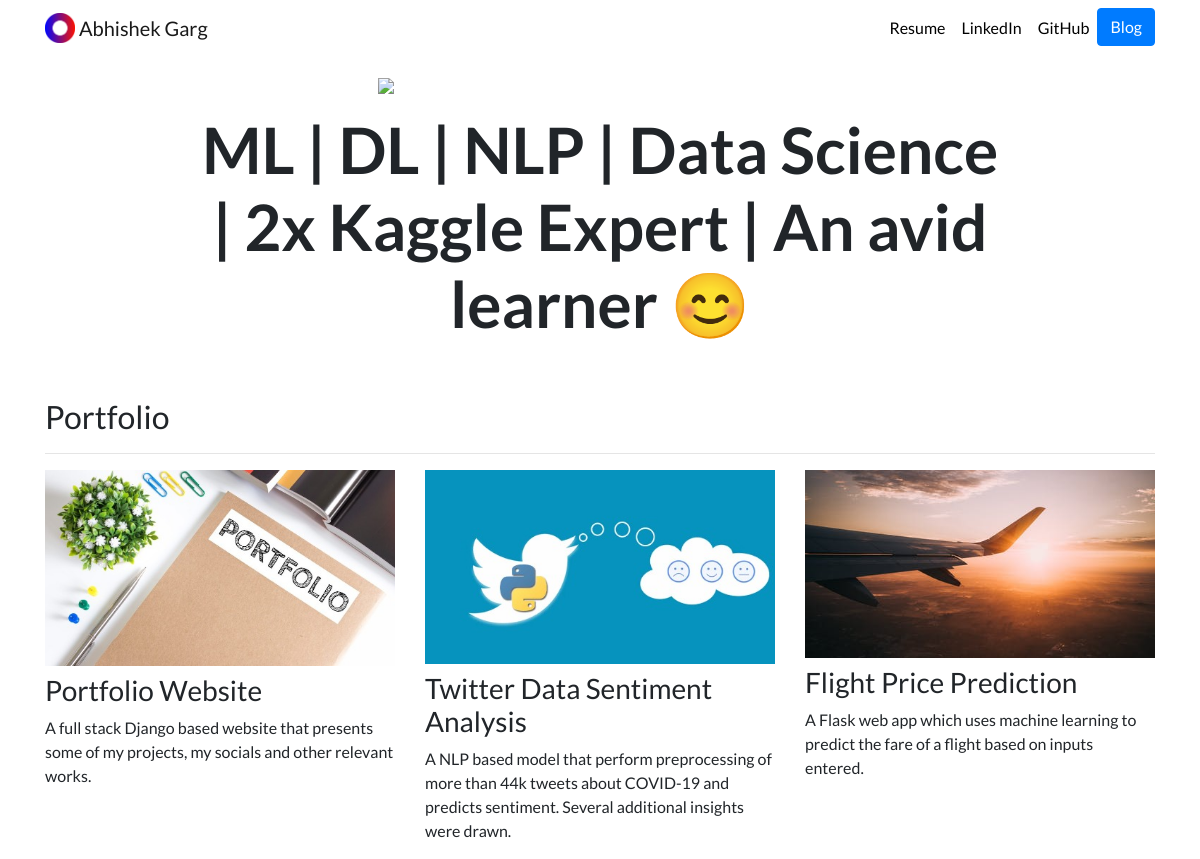
The page / on the database its author committed.
### portfolio/models.py (models this page shows, shortened)
class Project(models.Model):
    title = models.CharField(max_length=100)
    description = models.CharField(max_length=250)
    image = models.ImageField(upload_to='portfolio/images/')
    url = models.URLField(blank=True)

### portfolio/views.py (the view)
# urls.py: 2. Add a URL to urlpatterns:  path('', views.home, name='home')
def home(request):
    projects = Project.objects.all()
    return render(request,'portfolio/home.html',{'projects' : projects})

### portfolio/templates/portfolio/home.html
{% extends "portfolio/base.html" %}
{% load static %}
{% block content %}
<div class="row justify-content-center my-3">
  <div class="col-5">
    <img src="{% static 'portfolio/abhi.JPG' %}" class="img-fluid">
  </div>
</div>
<div class="row justify-content-center mb-3">
  <div class="col-md-9 text-center">
    <h1 id="hometext" class="font-weight-bold">ML | DL | NLP | Data Science | 2x Kaggle Expert | An avid learner 😊</h1>
  </div>
</div>
<h2 class="mt-5">Portfolio</h2>
<hr>
<div class="row">
  {% for project in projects %}
  <div class="col-lg-4 col-md-6">
    {% if project.url %}
    <a href="{{ project.url }}" target="_blank">
      <img src="{{ project.image.url }}" class="img-fluid mb-2">
    </a>
    {% else %}
    <img src="{{ project.image.url }}" class="img-fluid mb-2">
    {% endif %}
    <h3>{{ project.title }}</h3>
    <p>{{ project.description }}</p>
  </div>
  {% endfor %}
</div>
{% endblock %}

### portfolio/templates/portfolio/base.html (shortened to what this page needs)
{% load static %}
<!doctype html>
<html lang="en">
<head>
  <link rel="stylesheet" href="https://stackpath.bootstrapcdn.com/bootstrap/4.4.1/css/bootstrap.min.css">
  <link rel="stylesheet" href="{% static "portfolio/custom.css" %}">
</head>
<body>
  <nav id="topNav" class="navbar navbar-expand-md navbar-light">
    <div class="container">
      <a class="navbar-brand" href="{% url 'home' %}">
        <img src="{% static "portfolio/Logo1.png" %}" width="30" height="30" class="d-inline-block align-top" alt="symbol">
        <span>Abhishek Garg</span>
      </a>
      <div class="collapse navbar-collapse text-center" id="navbarNav">
        <ul class="navbar-nav ml-auto">
          <li class="nav-item">
            <a class="nav-link" href="{% static "portfolio/ABHISHEK GARG_RESUME.pdf" %}">Resume</a>
          </li>
          <li class="nav-item">
            <a class="nav-link" href="https://www.linkedin.com/in/abhishek-garg-279116145" target="_blank">LinkedIn</a>
          </li>
          <li class="nav-item">
            <a class="nav-link" href="https://github.com/abhishek-252" target="_blank">GitHub</a>
          </li>
          <li>
            <a role="button" href="{% url 'blog:all_blogs' %}" class="btn btn-primary">Blog</a>
          </li>
        </ul>
      </div>
    </div>
  </nav>
  <div class="container">
    {% block content %}{% endblock %}
  </div>
</body>
</html>

### portfolio/static/portfolio/custom.css (style rules this page uses)
.navbar-nav .nav-link { color: rgba(0,0,0,1) !important; }
body { font-family: 'Lato', sans-serif; background-image: url('bg.jpg'); }
@media (min-width: 992px) { #hometext { font-size: 4rem; } }

### rows shown on the page
Project: image (picture), title "Portfolio Website", description "A full stack Django based website that presents some of my projects, my socials and other relevant works."
Project: image (picture), title "Twitter Data Sentiment Analysis", description "A NLP based model that perform preprocessing of more than 44k tweets about COVID-19 and predicts sentiment. Several additional insights were drawn."
Project: image (picture), title "Flight Price Prediction", description "A Flask web app which uses machine learning to predict the fare of a flight based on inputs entered."
